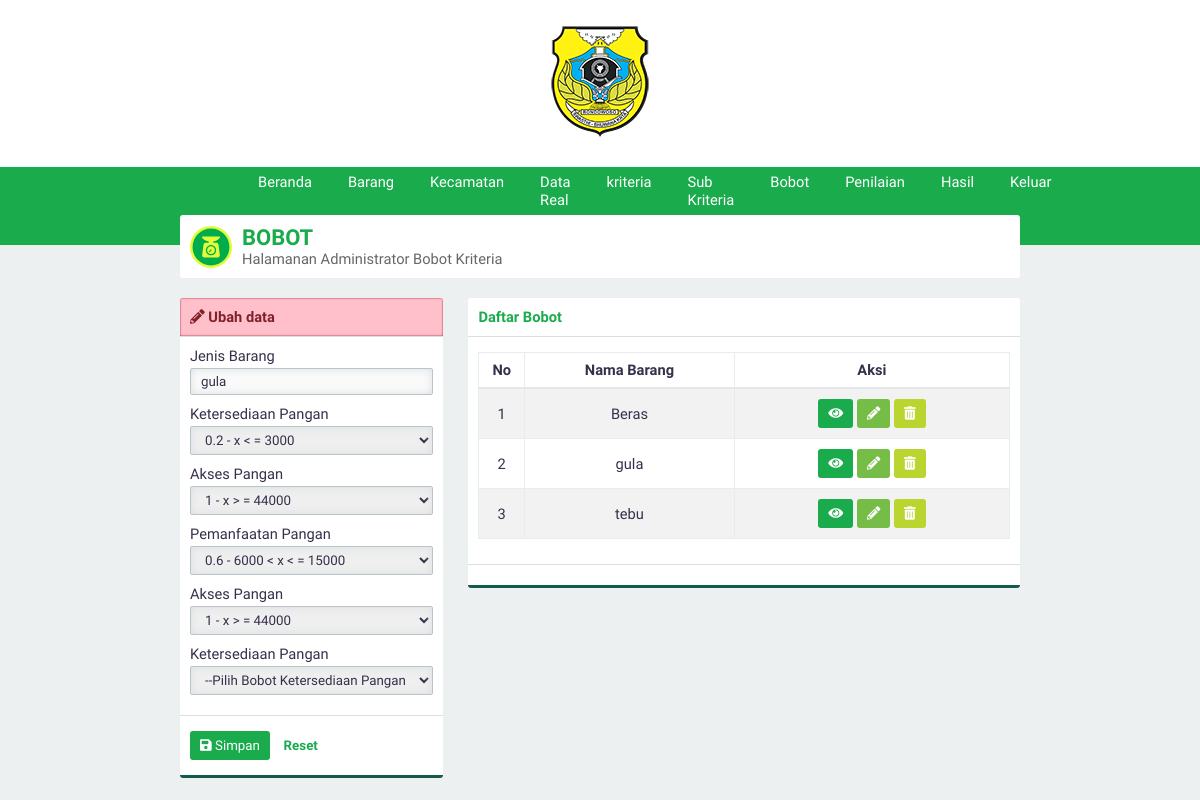
The page /?page=bobot&aksi=ubah&id=4 (signed in) on the database as committed earlier.
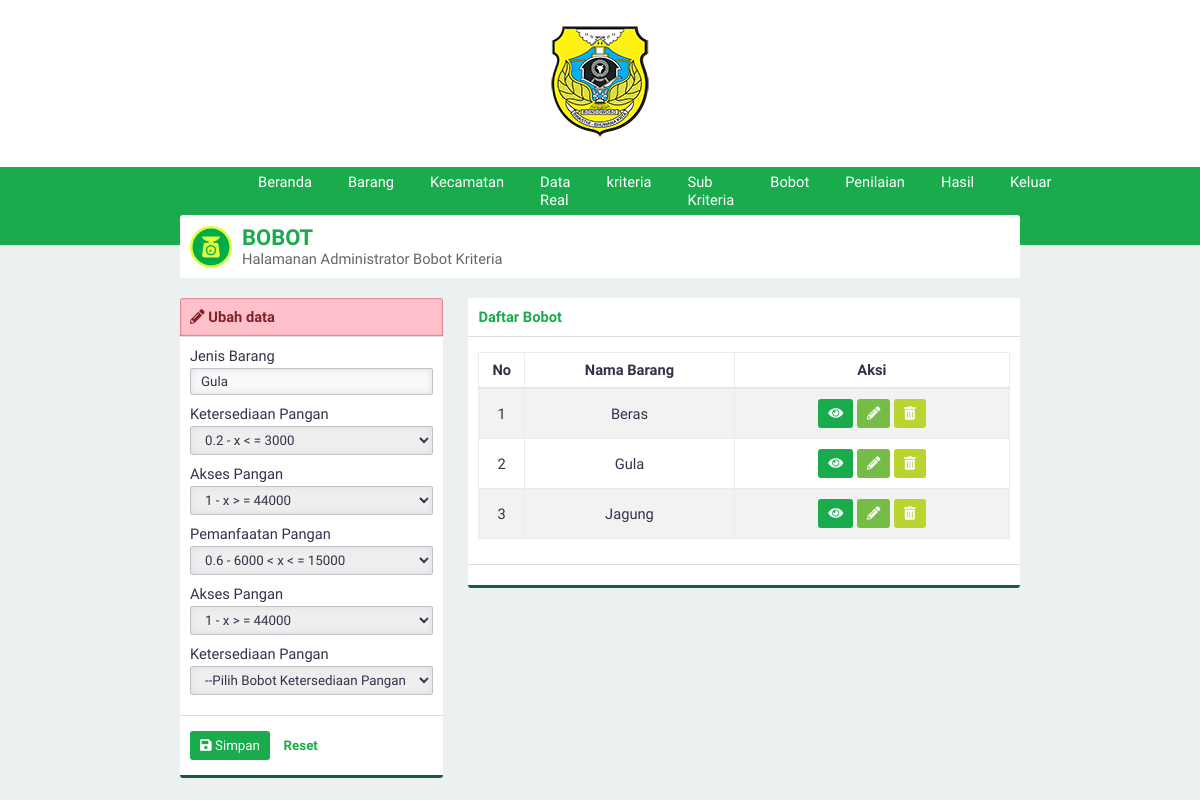
The same page on the database as committed later.
### tables this page shows
CREATE TABLE `jenis_barang` (
  `id_jenisbarang` int(3) NOT NULL,
  `namaBarang` varchar(30) NOT NULL,
  `jumlah` varchar(20) NOT NULL
);

### page/ubahbobot2.php (the view, shortened to what the changed rows need)
<?php
$listketersediaan = array(
    array("nama" => "0.2 - x < = 3000", "nilai" => 0.2),
    array("nama" => "0.4 - 3000 < x < = 5000", "nilai" => 0.4),
    array("nama" => "0.6 - 5000 < x < = 10000", "nilai" => 0.6),
    array("nama" => "0.8 - 10000 < x < = 14000", "nilai" => 0.8),
    array("nama" => "1 - x > = 15000", "nilai" => 1),
);
$listakses = array(
    array("nama" => "0.2 - x < = 25000", "nilai" => 0.2),
    array("nama" => "0.4 - 25000 < x < = 35000", "nilai" => 0.4),
    array("nama" => "0.6 - 30000 < x < 35000", "nilai" => 0.6),
    array("nama" => "0.8 - 35000 < x < = 43000", "nilai" => 0.8),
    array("nama" => "1 - x > = 44000", "nilai" => 1),
);
$listpemanfaatan = array(
    array("nama" => "0.2 - x < = 3000", "nilai" => 0.2),
    array("nama" => "0.4 - 3000 < x < = 6000", "nilai" => 0.4),
    array("nama" => "0.6 - 6000 < x < = 15000", "nilai" => 0.6),
    array("nama" => "0.8 - 15000 < x < = 18000", "nilai" => 0.8),
    array("nama" => "1 - x > = 19000", "nilai" => 1),
);
$id = htmlspecialchars(@$_GET['id']);
$querylihat = "SELECT id_jenisbarang,bobot,id_bobotkriteria,kriteria.namaKriteria AS namaKriteria FROM bobot_kriteria INNER JOIN kriteria USING(id_kriteria) WHERE id_jenisbarang='$id'";
?>
<div class="panel-top panel-top-edit">
    <b><i class="fa fa-pencil-alt"></i> Ubah data</b>
</div>
<form id="form" action="./proses/prosesubah.php" method="POST">
    <div class="panel-middle">
        <div class="group-input">
            <div class="group-input">
                <?php
                $query = "SELECT namaBarang FROM jenis_barang WHERE id_jenisbarang='$id'";
                $execute = $konek->query($query);
                $data = $execute->fetch_array(MYSQLI_ASSOC);
                ?>
                <div class="group-input">
                    <label for="jenisbarang">Jenis Barang</label>
                    <input class="form-custom" value="<?php echo $data['namaBarang']; ?>" disabled type="text" autocomplete="off" required name="barang" id="barang">
                </div>
            </div>
        </div>
        <?php
        $execute2 = $konek->query($querylihat);
        while ($data = $execute2->fetch_array(MYSQLI_ASSOC)) {
            echo "<div class=\"group-input\">
                    <label for=\"$data[namaKriteria]\">$data[namaKriteria]</label>
                    <input type='hidden' value=\"$data[id_bobotkriteria]\" name=\"id[]\">
                    <select class=\"form-custom\" required name=\"bobot[]\" id=\"$data[namaKriteria]\">
                    <option selected disabled>--Pilih Bobot $data[namaKriteria]--</option>";
            if ($data['namaKriteria'] == 'Ketersediaan Pangan') {
                foreach ($listketersediaan as $key) {
                    if ($key['nilai'] == $data['bobot']) {
                        $selected = "selected";
                    } else {
                        $selected = null;
                    }
                    echo "<option $selected value=\"$key[nilai]\">$key[nama]</option>";
                }
            } else if ($data['namaKriteria'] == 'Akses Pangan') {
                foreach ($listakses as $key) {
                    if ($key['nilai'] == $data['bobot']) {
                        $selected = "selected";
                    } else {
                        $selected = null;
                    }
                    echo "<option $selected value=\"$key[nilai]\">$key[nama]</option>";
                }
            } else if ($data['namaKriteria'] == 'Pemanfaatan Pangan') {
                foreach ($listpemanfaatan as $key) {
                    if ($key['nilai'] == $data['bobot']) {
                        $selected = "selected";
                    } else {
                        $selected = null;
                    }
                    echo "<option $selected value=\"$key[nilai]\">$key[nama]</option>";
                }
            }
            echo "</select>
            </div>
                ";
        }
        ?>
    </div>
    <div class="panel-bottom">
        <button type="submit" id="buttonsimpan" class="btn btn-green"><i class="fa fa-save"></i> Simpan</button>
        <button type="reset" id="buttonreset" class="btn btn-second">Reset</button>
    </div>
</form>

### page/bobot.php (shortened to what the changed rows need)
<?php
require './connect.php';
?>
<div class="panel">
    <div class="panel-middle" id="judul">
        <div id="judul-text">
            <h2 class="text-green">BOBOT</h2>
        </div>
    </div>
</div>
<div class="row">
    <div class="col-4">
        <div class="panel">
            <?php
            if (@htmlspecialchars($_GET['aksi'])=='ubah'){
                include 'ubahbobot2.php';
            }elseif (@htmlspecialchars($_GET['aksi'])=='lihat'){
                include 'lihatbobot.php';
            }else{
                include 'tambahbobot2.php';
            }
            ?>
        </div>
    </div>
    <div class="col-8">
        <div class="panel">
            <div class="panel-middle">
                <div class="table-responsive">
                    <table>
                        <thead><tr><th>No</th><th>Nama Barang</th><th>Aksi</th></tr></thead>
                        <?php
                        $query="SELECT bobot_kriteria.id_jenisbarang AS idbarangbobot,jenis_barang.namaBarang AS namaBarang FROM bobot_kriteria INNER JOIN jenis_barang WHERE bobot_kriteria.id_jenisbarang=jenis_barang.id_jenisbarang GROUP BY idbarangbobot ORDER BY idbarangbobot ASC";
                        $execute=$konek->query($query);
                        if ($execute->num_rows > 0){
                            $no=1;
                            while($data=$execute->fetch_array(MYSQLI_ASSOC)){
                                echo"
                                <tr id='data'>
                                    <td>$no</td>
                                    <td>$data[namaBarang]</td>
                                    <td>
                                    <div class='norebuttom'>
                                    <a class=\"btn btn-green\" href='./?page=bobot&aksi=lihat&id=".$data['idbarangbobot']."'><i class='fa fa-eye'></i></a>
                                    <a class=\"btn btn-light-green\" href='./?page=bobot&aksi=ubah&id=".$data['idbarangbobot']."'><i class='fa fa-pencil-alt'></i></a>
                                    <a class=\"btn btn-yellow\" data-a=".$data['namaBarang']." id='hapus' href='./proses/proseshapus.php/?op=bobot&id=".$data['idbarangbobot']."'><i class='fa fa-trash-alt'></i></a></td>
                                </div></tr>";
                                $no++;
                            }
                        }else{
                            echo "<tr><td  class='text-center text-green' colspan='4'><b>Kosong</b></td></tr>";
                        }
                        ?>
                </div>
            </div>
        </div>

Rows that differ between the two databases and show on the page:
changed jenis_barang: barang "gula" → "Gula"
Other text that changed with them:
$data[namaBarang]: "gula" → "Gula"
new list line: "3 Jagung"
list line gone: "3 tebu"
